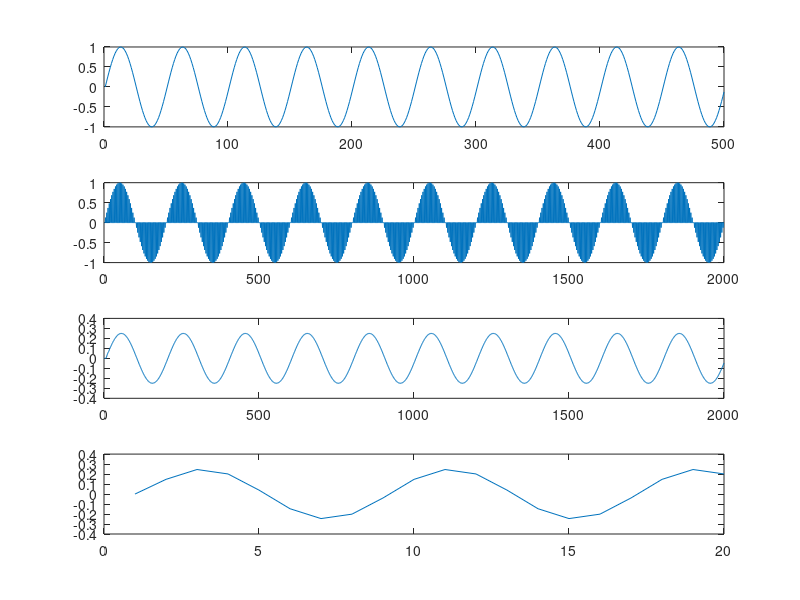

This figure's MATLAB source:
f=10;
fs=500;
N=fs;
t=0:1/fs:(N-1)/fs;
x=sin(2*pi*f*t);
subplot(4,1,1),plot(x);
y=zeros(1,2000);
y(1:4:2000)=x;
subplot(4,1,2),plot(y);
[b a] = cheby1(5,0.5,0.25);
yfill=filter(b,a,y);
subplot(4,1,3),plot(yfill);
ydecimate=yfill(1:25:500);
subplot(4,1,4),plot(ydecimate);